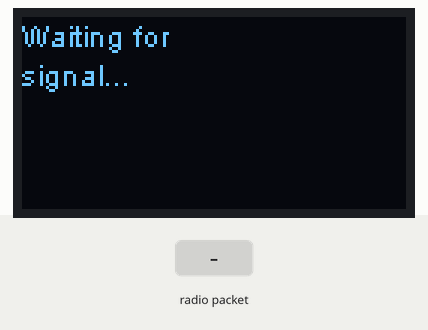
This sketch was run on a simulated ESP32. Shown: 128×64 one-colour display. The inputs (shaded band) are chosen by the test bench. What the sketch prints to the serial monitor is not drawn.

Above: at 1.5 s.
1.6 s: radio packet "1" arrives
At 1.9 s:
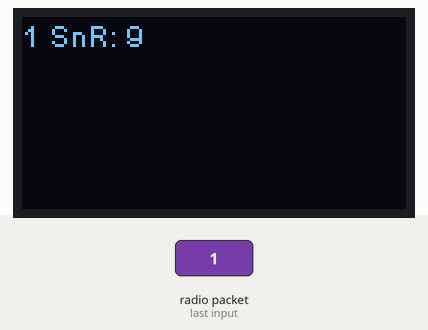
3.1 s: radio packet "0" arrives
At 4.2 s:
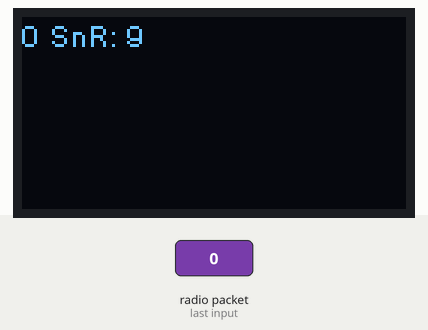
4.6 s: radio packet "2" arrives
Timing chart, 0 to 7.6 s (numbered marks = the images above; inputs shaded):
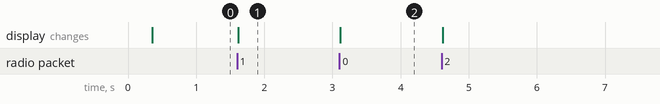

The sketch:

LoRa_receiver.ino
```cpp
/* Example file to receive and display data with LoRa and the Heltec Wireless Stick

   For more ressources about LoRa, see:
   https://github.com/HelTecAutomation/Heltec_ESP32/blob/master/src/lora/API.md
   For more ressources about the OLED display, see:
   https://github.com/HelTecAutomation/Heltec_ESP32/blob/master/src/oled/API.md
*/


// Library for LoRa and the display
#include "heltec.h"


// Declare variables
uint32_t chipId = 0;
int nodeId;
int i;
int RSSI;
int SnR;
bool displayRSSI = false; //True displays RSSI, false displays SnR


// Code in the setup method is automatically called (once) after booting.
void setup() {
  /* -----Determine ID-----
     When working with multiple sticks it is often useful to easily distinguish between them.
     Each stick has a unique chip id, so we assign ascending numbers to the ids. Change the switch-
     statement to match your ids. */
  for(int i=0; i<17; i=i+8) {
	  chipId |= ((ESP.getEfuseMac() >> (40 - i)) & 0xff) << i;
	}
  switch(chipId){
    case 11779112: nodeId = 0;
      break;
    case 11779672: nodeId = 1;
      break;
    case 11779684: nodeId = 2;
      break;
    case 11779836: nodeId = 3;
      break;
    default: nodeId = -1;
      break;
  }

  // Start heltec display, LoRa and Serial
  Heltec.begin(true /*DisplayEnable Enable*/, true /*Heltec.LoRa Enable*/, true /*Serial Enable*/, true /*PABOOST Enable*/, 868E6 /*long frequency*/);

  // -----Init display-----
  Heltec.display->setFont(ArialMT_Plain_10);
  Heltec.display->clear();

  // -----Init LoRa-----
  // -----LoRa options-----

  /* Transmission power of the radio, 2-17dB. */
  //LoRa.setTxPower(14, RF_PACONFIG_PASELECT_PABOOST);

  /* Change the frequency in Hz, wireless stick supports 868E6 - 915E6, so the general
     region is Europe and North America. Croatia is restricted to EU863-870. */
  //LoRa.setFrequency(868E6);

  /* Spreading factor between 6 and 12, represents number of bits per symbol.
     High SF leads to more noise resistance, but at the cost of a lower data rate. */
  //LoRa.setSpreadingFactor(7);

  /* Bandwidth of the chirp signal. Higher bandwidth has higher data rates,
     but less communication range. */
  //LoRa.setSignalBandwidth(125E3);

  /* Coding rate between 5 and 8, corresponds to the ratio of data to parity bits.
     CR 5 means 4 out of 5 bits are data bits, CR 8 means 4 out of 8 bits are data bits.
     Higher CR imrpoves the transmission quality, but comes with an overhead. */
  //LoRa.setCodingRate4(5);

  /* Change the preamble length between 6 and 65535. A higher preamble increases the
     needed time to send data, but can improve the transmission. */
  //LoRa.setPreambleLength(8);

  /* The sync word marks the end of the header and the start of data. */
  //LoRa.setSyncWord(0x34);

  /* LoRa can use Cyclic Redundancy Check, default is disabled. */
  //LoRa.enableCrc();
  //LoRa.disableCrc();

  /* LoRa can use inverted IQ to distinguish between sender and receiver messages,
     default is disabled. */
  //LoRa.disableInvertIQ();
  //LoRa.enableInvertIQ();
  //LoRa.enableTxInvertIQ();
  //LoRa.enableRxInvertIQ();

  Serial.printf("Setup completed! My ID is %d\n", nodeId);
  Heltec.display->drawStringMaxWidth(0, 0, 64, "Waiting for signal...");
  Heltec.display->display();
}


// Code in this method will loop after setup
void loop() {
  // -----LoRa receive messages-----
  int packetSize = LoRa.parsePacket();
  yield();
  // Check for transmission
  if (packetSize) {
    // Activate LED to signal packet reception
    digitalWrite(25, HIGH);
    char answer[packetSize+1];
    i=0;
    // Read transmission
    while (LoRa.available()) {
      answer[i] = (char)LoRa.read();
      i++;
    }
    answer[i] = '\0';
    // Deactivate LED to signal end of packet reception
    digitalWrite(25, LOW);

    char * output;
    if (displayRSSI==true) {
      RSSI = LoRa.packetRssi();
      asprintf(&output, "%s RSSI: %d", answer, RSSI);
    }else{
      SnR = LoRa.packetSnr();
      asprintf(&output, "%s SnR: %d", answer, SnR);
    }

    // Display message and RSSI or SnR
    Heltec.display->clear();
    Heltec.display->drawStringMaxWidth(0, 0, 64, output);
    Heltec.display->display();
    delete(output);
  }
}
```

Measured:
- after the input at 1.6 s, the display: changes at once (image 1)
- after the input at 3.1 s, the display: changes at once (image 2)
